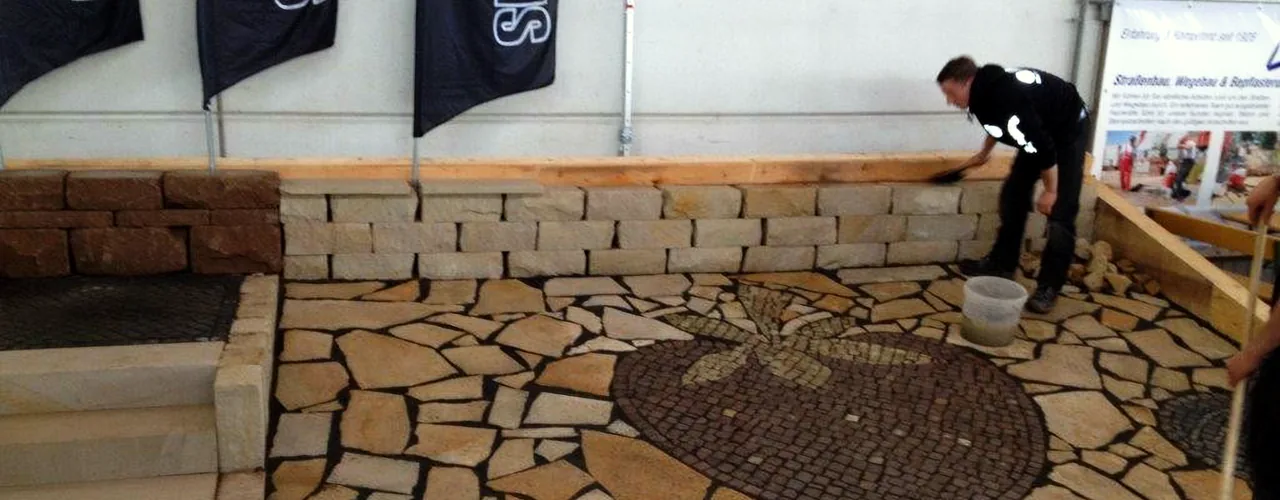
#> input picture assets/photos/medaillon-1280.webp, 1280 x 500 px, given in place of weg.png, which was not available
$ python export.py
#> lines starting #> are read from the running program, lines starting #| are printed output that depends on the picture; after the words box and inside, x2 and y2 are one past the last pixel; in counts of white or black regions, pixels touching at a corner belong together
### _refs/tools/grade.py
"""Шаг 3: единая мягкая цветокоррекция (одна и та же для всех кадров).
1) баланс белого к нейтрали по средним тонам (ослаблен на 35 %),
2) автоуровни по яркости с отсечением 0,5 % с обеих сторон,
3) лёгкий S-контраст,
4) общий чуть тёплый тон (одинаковый множитель для всех кадров) и +6 % насыщенности."""
import numpy as np
from PIL import Image

W = np.array([0.2126, 0.7152, 0.0722], dtype=np.float32)
WARM = np.array([1.03, 1.005, 0.955], dtype=np.float32)


def grade(img: Image.Image) -> Image.Image:
    a = np.asarray(img.convert('RGB')).astype(np.float32) / 255
    lum = a @ W
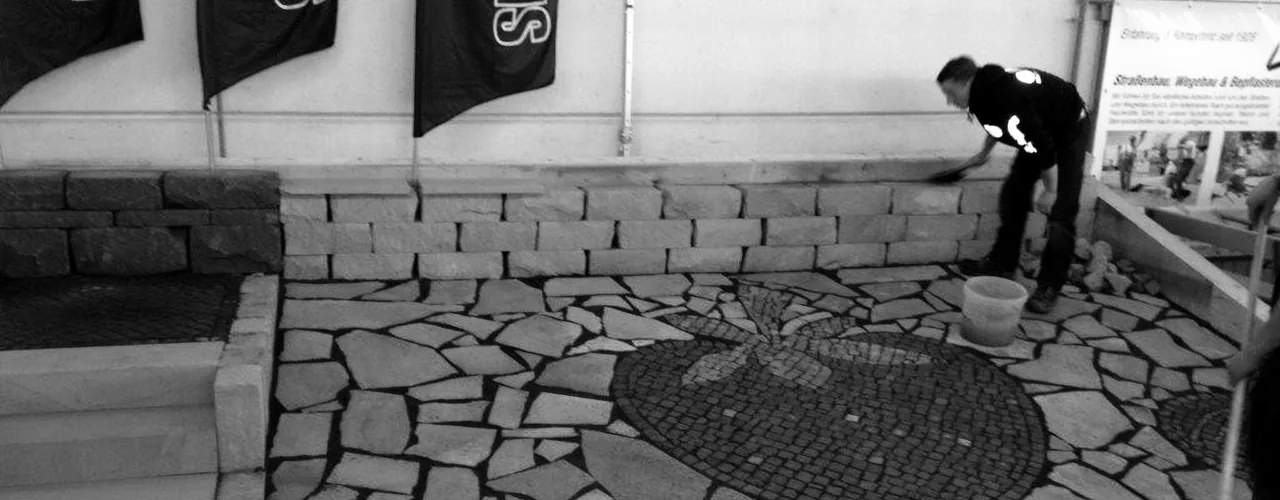
#> lum: shape (500, 1280) float32; min 0, max 1, mean 0.419
    mid = (lum > 0.15) & (lum < 0.85)
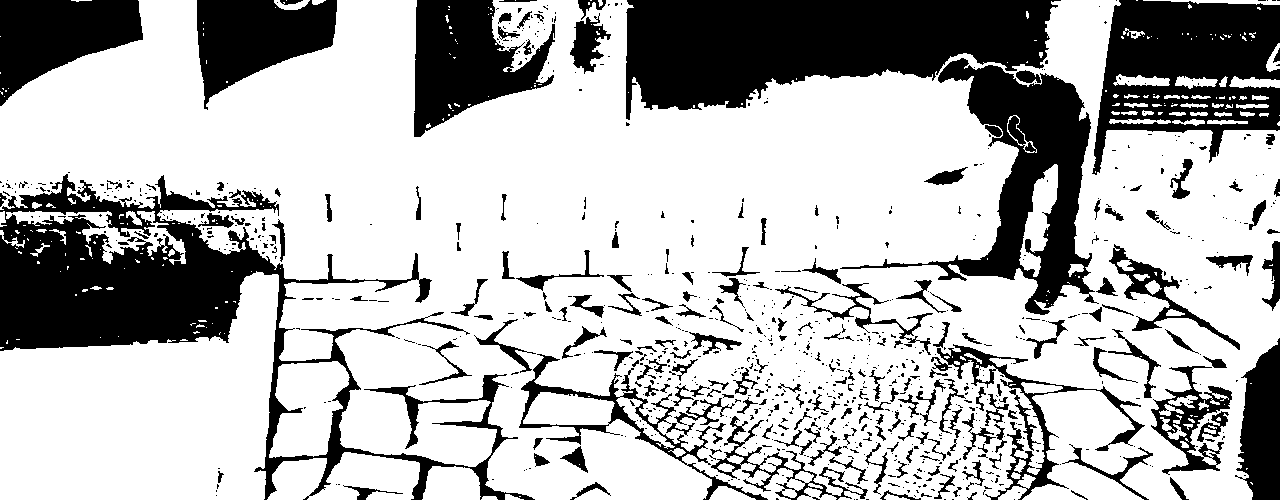
#> mid: shape (500, 1280) bool; 71% white; 910 black regions (691 under 20 px), largest, box (x1, y1, x2, y2) and area: (0, 174, 535, 500) 38903, (626, 0, 1061, 120) 34549, (1092, 0, 1280, 175) 19533
    means = a[mid].mean(axis=0) if mid.sum() > 1000 else a.reshape(-1, 3).mean(axis=0)
#> means = [0.515, 0.445, 0.367]
    gain = np.clip(means.mean() / means, 0.88, 1.12)
#> gain = [0.88, 0.993, 1.12]
    a = np.clip(a * (1 + (gain - 1) * 0.65), 0, 1)
    lum = a @ W
    lo, hi = np.percentile(lum, [0.5, 99.5])
#> lo = 0.00322; hi = 0.976
    a = np.clip((a - lo) / max(hi - lo, 1e-3), 0, 1)
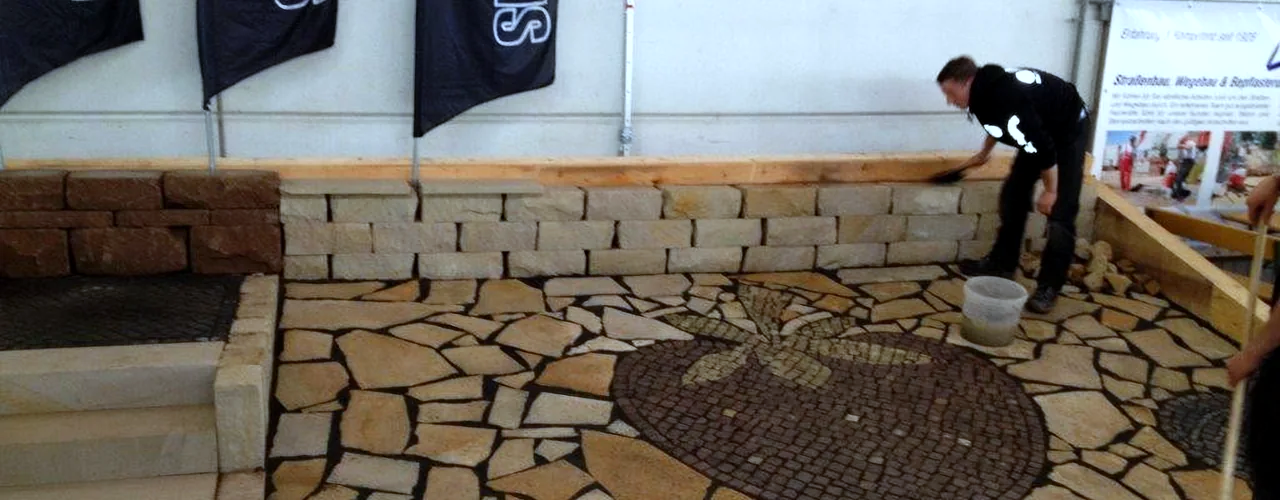
#> a: shape (500, 1280, 3) float32; mean R, G, B 0.439, 0.418, 0.386
    s = a * a * (3 - 2 * a)
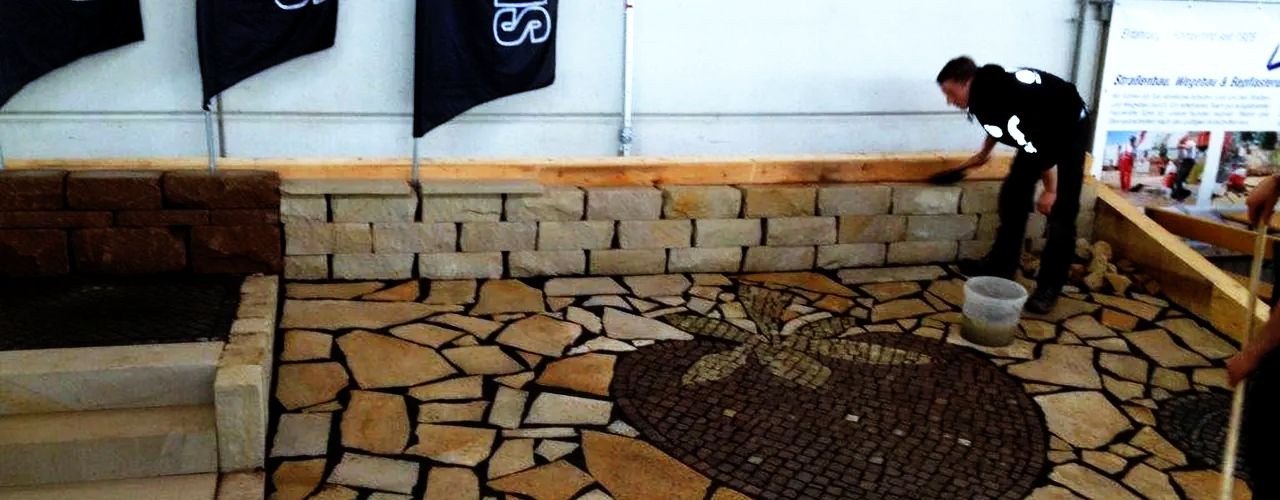
#> s: shape (500, 1280, 3) float32; mean R, G, B 0.43, 0.398, 0.353
    a = a + 0.35 * (s - a)
    a = np.clip(a * WARM, 0, 1)
    lum = (a @ W)[..., None]
#> lum: shape (500, 1280, 1) float32
    a = np.clip(lum + (a - lum) * 1.06, 0, 1)
    return Image.fromarray((a * 255 + 0.5).astype(np.uint8))

### _refs/tools/export.py
"""Шаг 4: коррекция + экспорт. Из _refs/work/up (если есть апскейл) или _refs/work/crops -> assets/photos/*.{webp,avif}.
Размеры: 640, 1280 (если хватает ширины) и полный (не шире 2560). WebP: cwebp -q 82. AVIF: avifenc -q 60."""
import subprocess, sys, pathlib, tempfile, shutil
from PIL import Image
sys.path.insert(0, str(pathlib.Path(__file__).parent))
from grade import grade
ROOT = pathlib.Path(__file__).resolve().parents[2]
OUT = ROOT / 'assets/photos'
OUT.mkdir(parents=True, exist_ok=True)
NAMES = ['weg', 'tritt', 'rundplatz', 'ornament', 'rosette', 'medaillon', 'wappen-bau', 'logo-hammer', 'stiere-bau',
         'stern-beet', 'stier-ziegel', 'wappen-gruen', 'logo-mosaik', 'team-2020', 'segmentbogen']
only = sys.argv[1:] or NAMES
MAXW = 2560

def encode(img, dst_base):
    with tempfile.TemporaryDirectory() as td:
        png = pathlib.Path(td) / 'x.png'
        img.save(png)
        subprocess.run(['cwebp', '-quiet', '-q', '82', '-m', '6', str(png), '-o', f'{dst_base}.webp'], check=True)
        subprocess.run(['avifenc', '-q', '60', '-s', '6', '-j', '4', str(png), f'{dst_base}.avif'], check=True,
                       stdout=subprocess.DEVNULL, stderr=subprocess.DEVNULL)

for name in only:
    up = ROOT / f'_refs/work/up/{name}.png'
    src = up if up.exists() else ROOT / f'_refs/work/crops/{name}.png'
    im = grade(Image.open(src))
    if im.width > MAXW:
        im = im.resize((MAXW, round(im.height * MAXW / im.width)), Image.LANCZOS)
    for old in OUT.glob(f'{name}*'):
        if old.stem == name or old.stem.startswith(name + '-') and old.stem.split('-')[-1].isdigit():
            old.unlink()
    for w in (640, 1280):
        if w < im.width - 120:
            encode(im.resize((w, round(im.height * w / im.width)), Image.LANCZOS), OUT / f'{name}-{w}')
#> this loop made 2 passes
#> pass 1, in encode, `img.save(png)`:
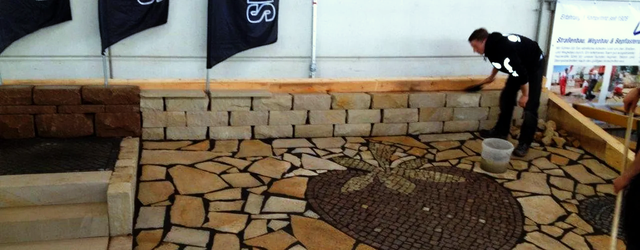
#> saved as x.png: PIL image 640x250 RGB; mean R, G, B 114.9, 105.3, 90.2
    encode(im, OUT / name)
#> (the run stopped early here; a loop or call above may not have finished)
